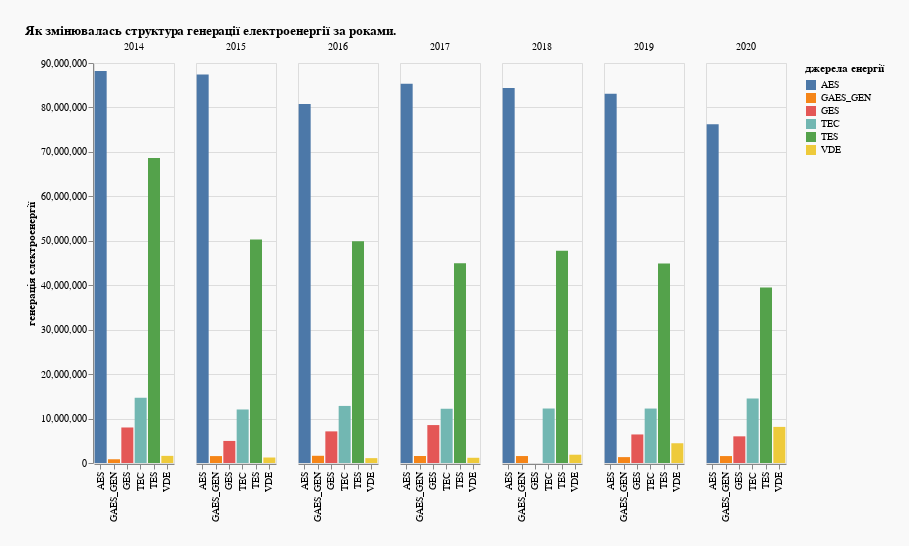

This figure's notebook cell:
### Code cell
#- Як змінювалась структура генерації електроенергії за роками?

alt.Chart(df1).mark_bar().encode(
    x = alt.X('type:O', title = ''),
    y = alt.Y('el:Q', title = 'генерація електроенергії' ),
    color = alt.Color('type:N', title = 'джерела енергії'),
    column = alt.Column('year:O', title = '')
).properties(width = 80, height = 400, background = '#F9F9F9', padding = 25, title = 'Як змінювалась структура генерації електроенергії за роками.')

# чому вибрала цей варіант. 
# 6 років ми можемо зобразити як окремі графіки, це не ріже очі. 
# bar chart добре показати взаємовіношення між елементами  
# альтернативи. 
# 1) line chart - нижній персентель значно менший ніж вищий, складно побачити його буде якщо це 
# буде лінія + буде перекриття один одного.
# 2) area chart - складно побачити реальне співвідношення
# 3) staked bar chart - складно побачити реальне співвідношення, скаче 
# pie chart - складно побачити реальне співвідношення, скаче 
 
# графік можна нормалзуватищоб було краще видно зміну нижнього персентилю, але тоді не буде видно 
#реального співвідношення.
# якщо ми робили цю генерація для звичайних людей, то не дуже зрозуміло що таке є AES, GES, TEC ...

### Figure 1 — Vega-Lite specification as saved in the notebook (floating-point values rounded to 4 significant figures)
{"config": {"view": {"continuousWidth": 400, "continuousHeight": 300}}, "data": {"name": "data-508e7e4b5b1507ac6f5ef6ac5941fc30"}, "mark": "bar", "background": "#F9F9F9", "encoding": {"color": {"type": "nominal", "field": "type", "title": "джерела енергії"}, "column": {"type": "ordinal", "field": "year", "title": ""}, "x": {"type": "ordinal", "field": "type", "title": ""}, "y": {"type": "quantitative", "field": "el", "title": "генерація електроенергії"}}, "height": 400, "padding": 25, "title": "Як змінювалась структура генерації електроенергії за роками.", "width": 80, "$schema": "https://vega.github.io/schema/vega-lite/v4.8.1.json", "datasets": {"data-508e7e4b5b1507ac6f5ef6ac5941fc30": [{"year": 2014, "type": "AES", "el": 88200000.0, "el_p": 48.48}, {"year": 2014, "type": "TEC", "el": 14680000.0, "el_p": 8.072}, {"year": 2014, "type": "VDE", "el": 1606000.0, "el_p": 0.883}, {"year": 2014, "type": "TES", "el": 68610000.0, "el_p": 37.71}, {"year": 2014, "type": "GES", "el": 7991000.0, "el_p": 4.392}, {"year": 2014, "type": "GAES_GEN", "el": 839800.0, "el_p": 0.4616}, {"year": 2015, "type": "AES", "el": 87410000.0, "el_p": 55.51}, {"year": 2015, "type": "TEC", "el": 12040000.0, "el_p": 7.647}, {"year": 2015, "type": "VDE", "el": 1235000.0, "el_p": 0.7842}, {"year": 2015, "type": "TES", "el": 50260000.0, "el_p": 31.92}, {"year": 2015, "type": "GES", "el": 4964000.0, "el_p": 3.153}, {"year": 2015, "type": "GAES_GEN", "el": 1555000.0, "el_p": 0.9874}, {"year": 2016, "type": "AES", "el": 80760000.0, "el_p": 52.68}, {"year": 2016, "type": "TEC", "el": 12840000.0, "el_p": 8.376}, {"year": 2016, "type": "VDE", "el": 1093000.0, "el_p": 0.7131}, {"year": 2016, "type": "TES", "el": 49880000.0, "el_p": 32.53}, {"year": 2016, "type": "GES", "el": 7114000.0, "el_p": 4.64}, {"year": 2016, "type": "GAES_GEN", "el": 1621000.0, "el_p": 1.058}, {"year": 2017, "type": "AES", "el": 85310000.0, "el_p": 55.49}, {"year": 2017, "type": "TEC", "el": 12210000.0, "el_p": 7.94}, {"year": 2017, "type": "VDE", "el": 1177000.0, "el_p": 0.7655}, {"year": 2017, "type": "TES", "el": 44950000.0, "el_p": 29.23}, {"year": 2017, "type": "GES", "el": 8532000.0, "el_p": 5.549}, {"year": 2017, "type": "GAES_GEN", "el": 1575000.0, "el_p": 1.024}, {"year": 2018, "type": "AES", "el": 84350000.0, "el_p": null}, {"year": 2018, "type": "TEC", "el": 12260000.0, "el_p": null}, {"year": 2018, "type": "VDE", "el": 1864000.0, "el_p": null}, {"year": 2018, "type": "TES", "el": 47750000.0, "el_p": null}, {"year": 2018, "type": "GES", "el": null, "el_p": null}, {"year": 2018, "type": "GAES_GEN", "el": 1565000.0, "el_p": null}, {"year": 2019, "type": "AES", "el": 83100000.0, "el_p": 54.52}, {"year": 2019, "type": "TEC", "el": 12250000.0, "el_p": 8.038}, {"year": 2019, "type": "VDE", "el": 4442000.0, "el_p": 2.914}, {"year": 2019, "type": "TES", "el": 44880000.0, "el_p": 29.44}, {"year": 2019, "type": "GES", "el": 6422000.0, "el_p": 4.214}, {"year": 2019, "type": "GAES_GEN", "el": 1323000.0, "el_p": 0.8682}, {"year": 2020, "type": "AES", "el": 76210000.0, "el_p": 52.22}, {"year": 2020, "type": "TEC", "el": 14540000.0, "el_p": 9.961}, {"year": 2020, "type": "VDE", "el": 8125000.0, "el_p": 5.567}, {"year": 2020, "type": "TES", "el": 39500000.0, "el_p": 27.07}, {"year": 2020, "type": "GES", "el": 5999000.0, "el_p": 4.11}, {"year": 2020, "type": "GAES_GEN", "el": 1562000.0, "el_p": 1.07}]}}
